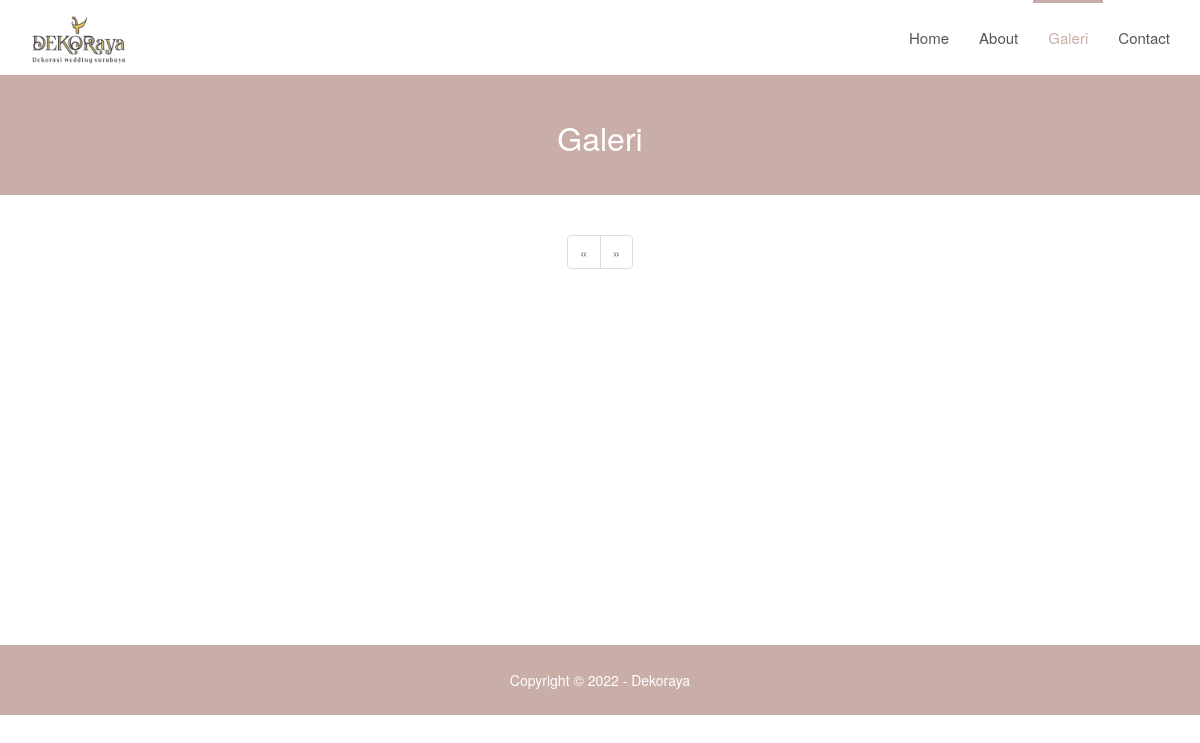
Page /portfolio on the earlier database version.
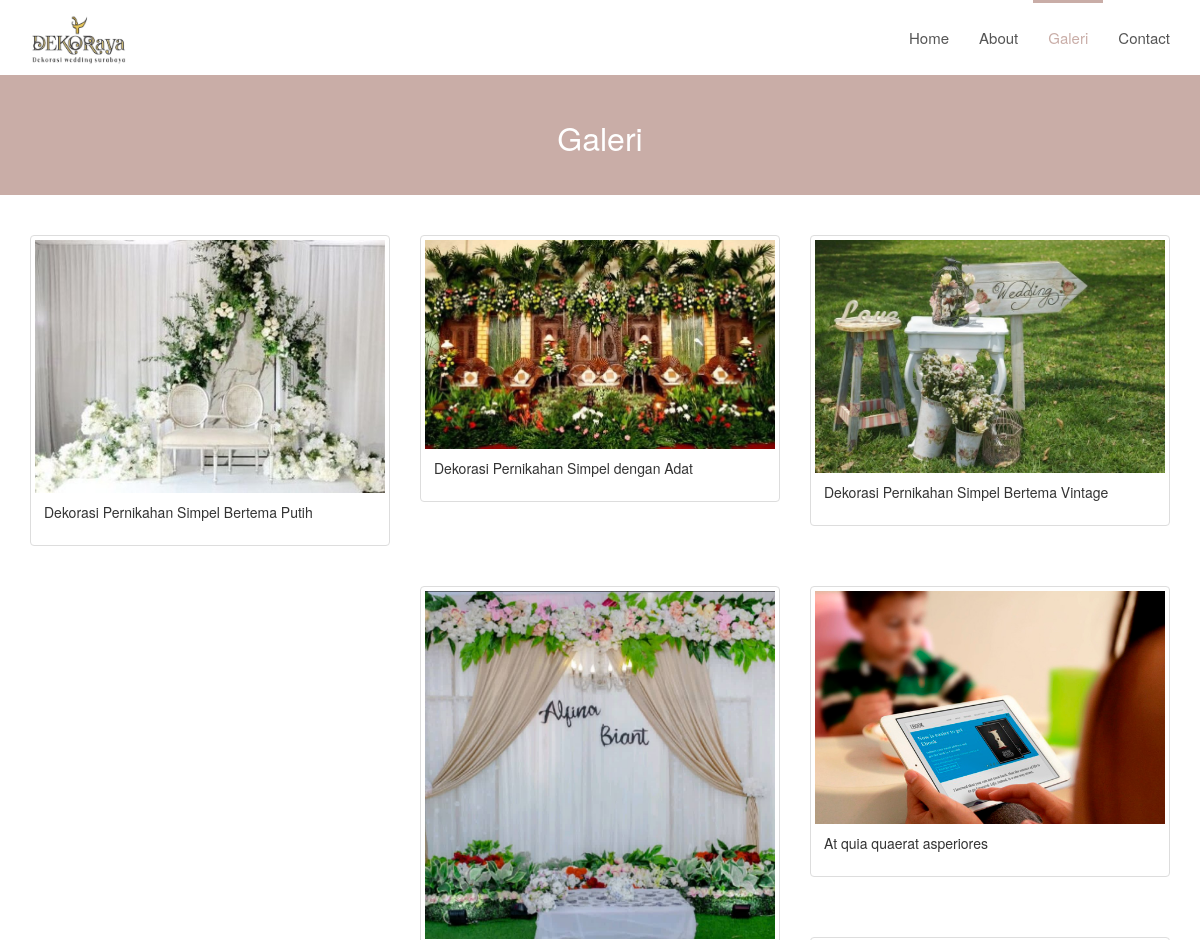
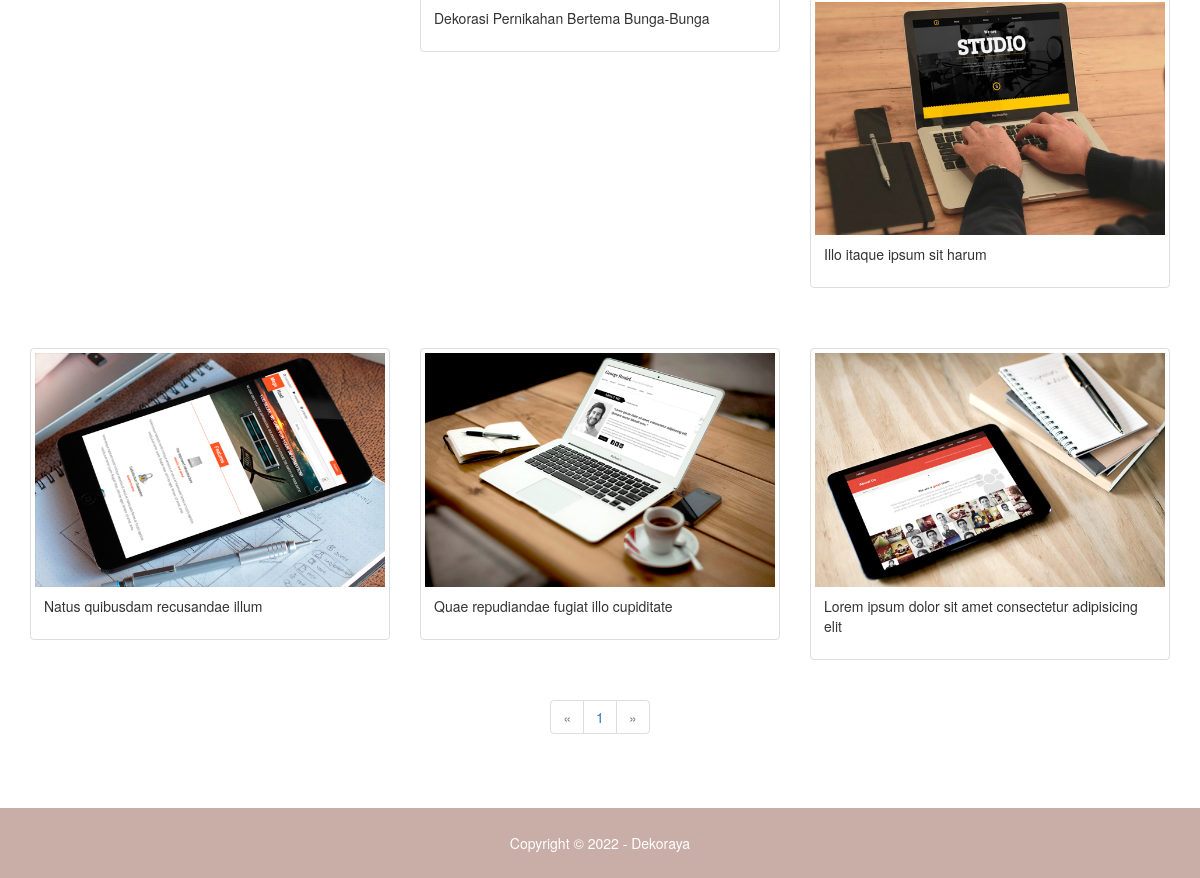
Same page on the later database version (2 pictures, top to bottom).
### tables this page shows
CREATE TABLE `is_portfolio` (
  `portfolio_id` int(11) NOT NULL AUTO_INCREMENT,
  `title` varchar(255) NOT NULL,
  `description` text DEFAULT NULL,
  `image` varchar(100) NOT NULL,
  PRIMARY KEY (`portfolio_id`)
);

### pages/portfolio/view.php (the view, shortened to what this page needs)
<div class="row">
    <div class="col-lg-12">
        <div class="row">
            <?php
            $batas = 9;
            $jumlah_record = mysqli_query($mysqli, "SELECT * FROM is_portfolio")
                or die('Ada kesalahan pada query jumlah_record: ' . mysqli_error($mysqli));
            $jumlah  = mysqli_num_rows($jumlah_record);
            $halaman = ceil($jumlah / $batas);
            $page    = (isset($_GET['hal'])) ? (int)$_GET['hal'] : 1;
            $mulai   = ($page - 1) * $batas;
            $query = mysqli_query($mysqli, "SELECT * FROM is_portfolio ORDER BY portfolio_id DESC LIMIT $mulai, $batas")
                or die('Ada kesalahan pada query tampil portfolio : ' . mysqli_error($mysqli));
            while ($data = mysqli_fetch_assoc($query)) {
            ?>
                <div class="col-sm-4 col-md-4">
                    <br><br>
                    <div class="thumbnail">
                        <a data-toggle="modal" class="open_modal" href="#" data-id="<?php echo $data['portfolio_id']; ?>">
                            <img src="images/portfolio/<?php echo $data['image']; ?>" alt="Portfolio">
                        </a>
                        <div class="caption">
                            <p><?php echo $data['title']; ?></p>
                        </div>
                    </div>
                </div>
            <?php
            }
            if (empty($_GET['hal'])) {
                $halaman_aktif = '1';
            } else {
                $halaman_aktif = $_GET['hal'];
            }
            ?>
            <br />
            <div class="row text-center">
                <div class="col-lg-12">
                    <ul class="pagination">
                        <?php
                        if ($halaman_aktif <= '1') { ?>
                            <li class="disabled">
                                <a href="">&laquo;</a>
                            </li>
                        <?php
                        } else { ?>
                            <li>
                                <a href="page-<?php echo $page - 1 ?>">&laquo;</a>
                            </li>
                        <?php
                        }
                        ?>
                        <?php
                        for ($x = 1; $x <= $halaman; $x++) { ?>
                            <li class="">
                                <a href="page-<?php echo $x ?>"><?php echo $x ?></a>
                            </li>
                        <?php
                        }
                        ?>
                        <?php
                        if ($halaman_aktif >= $halaman) { ?>
                            <li class="disabled">
                                <a href="">&raquo;</a>
                            </li>
                        <?php
                        } else { ?>
                            <li>
                                <a href="page-<?php echo $page + 1 ?>">&raquo;</a>
                            </li>
                        <?php
                        }
                        ?>
                    </ul>
                </div>
            </div>
        </div>
    </div>
</div>

### main.php (shortened to what this page needs)
<!DOCTYPE html>
<html lang="en">
<head>
    <link href="assets/css/bootstrap.min.css" rel="stylesheet" type="text/css">
    <link href="assets/css/modern-business.css" rel="stylesheet" type="text/css">
    <link href="assets/font-awesome/css/font-awesome.min.css" rel="stylesheet" type="text/css">
    <link rel="stylesheet" href="assets/css/owl.carousel.css" type="text/css">
    <link href="assets/css/style.css" rel="stylesheet" type="text/css">
</head>
<body>
    <nav class="navbar navbar-inverse navbar-fixed-top" role="navigation">
        <div class="container">
            <div class="navbar-header">
                <a class="navbar-brand" href="home">
                    <img src="images/dekoraya.jpeg" height="50">
                </a>
            </div>
            <div class="collapse navbar-collapse" id="bs-example-navbar-collapse-1">
                <?php include "navbar-menu.php" ?>
            </div>
        </div>
    </nav>
    <?php
    if ($_GET['page'] == 'home') { ?>
        <header id="myCarousel" class="carousel slide">
            <ol class="carousel-indicators">
                <li data-target="#myCarousel" data-slide-to="0" class="active"></li>
                <li data-target="#myCarousel" data-slide-to="1"></li>
                <li data-target="#myCarousel" data-slide-to="2"></li>
                <li data-target="#myCarousel" data-slide-to="3"></li>
                <li data-target="#myCarousel" data-slide-to="4"></li>
            </ol>
            <div class="carousel-inner">
                <div class="item active">
                    <div class="fill" style="background-image:url('images/slide/IMG_20220623_201917_630.jpg');"></div>
                    <div class="carousel-caption">
                        <h2></h2>
                    </div>
                </div>
                <div class="item">
                    <div class="fill" style="background-image:url('images/slide/pexels-asad-photo-maldives-169196.jpg');"></div>
                    <div class="carousel-caption">
                        <h2></h2>
                    </div>
                </div>
                <div class="item">
                    <div class="fill" style="background-image:url('images/slide/pexels-photo-1024972.jpg');"></div>
                    <div class="carousel-caption">
                        <h2></h2>
                    </div>
                </div>
                <div class="item">
                    <div class="fill" style="background-image:url('images/slide/pexels-photo-169185.jpeg');"></div>
                    <div class="carousel-caption">
                        <h2></h2>
                    </div>
                </div>
                <div class="item">
                    <div class="fill" style="background-image:url('images/slide/dua kursi.jpg');"></div>
                    <div class="carousel-caption">
                        <h2></h2>
                    </div>
                </div>
            </div>
            <a class="left carousel-control" href="#myCarousel" data-slide="prev">
                <span class="icon-prev"></span>
            </a>
            <a class="right carousel-control" href="#myCarousel" data-slide="next">
                <span class="icon-next"></span>
            </a>
        </header>
    <?php
    } elseif ($_GET['page'] == 'portfolio') { ?>
        <header>
            <div class="top">
                <br><br>
                <a href="portfolio">
                    Galeri
                </a>
            </div>
        </header>
    <?php
    }
    ?>
    <div style="min-height:400px" class="container">
        <?php include "content.php"; ?>
    </div>
    <footer style="margin-bottom:0; background: #C9ADA7 none repeat scroll 0 0;">
        <div class="container">
            <div class="row">
                <div class="col-lg-12">
                    <p>Copyright &copy; 2022 - <a href="#" style="color: #ffffff">Dekoraya</a></p>
                </div>
            </div>
        </div>
    </footer>
</body>
</html>

### navbar-menu.php
<ul class="nav navbar-nav navbar-right">
    <?php
    if ($_GET["page"] == "home") { ?>
        <li class="active">
            <a href="home"> Home </a>
        </li>
    <?php
    }
    else { ?>
        <li>
            <a href="home"> Home </a>
        </li>
    <?php
    }
    if ($_GET["page"] == "about") { ?>
        <li class="active">
            <a href="about"> About </a>
        </li>
    <?php
    }
    else { ?>
        <li>
            <a href="about"> About </a>
        </li>
    <?php
    }
    if ($_GET["page"] == "portfolio") { ?>
        <li class="active">
            <a href="portfolio"> Galeri </a>
        </li>
    <?php
    }
    else { ?>
        <li>
            <a href="portfolio"> Galeri </a>
        </li>
    <?php
    }
    if ($_GET["page"] == "contact") { ?>
        <li class="active">
            <a href="contact"> Contact </a>
        </li>
    <?php
    }
    else { ?>
        <li>
            <a href="contact"> Contact </a>
        </li>
    <?php
    }
    ?>
</ul>

### content.php (shortened to what this page needs)
<?php
if ($_GET['page'] == 'portfolio') {
	include "pages/portfolio/view.php";
}

### assets/css/modern-business.css (style rules this page uses)
html, body { height: 100%; }
body { padding-top: 50px; }
footer { margin: 50px 0; }

### assets/css/style.css (style rules this page uses)
body { font-family: "Helvetica Neue", Helvetica, Arial, sans-serif; font-size: 14px; line-height: 1.42857143; color: #555; background-color: #fff; }
.navbar-inverse { background-color: #ffffff; border-bottom: 2.5px solid #C9ADA7; }
.navbar-inverse .navbar-brand { color: #eeaf03; }
.navbar-brand { float: left; font-size: 20px; height: 75px; line-height: 42px; padding: 15px; }
.navbar-inverse .navbar-nav > .active > a, .navbar-inverse .navbar-nav > .active > a:focus, .navbar-inverse .navbar-nav > .active > a:hover { background-color: #fff; color: #C9ADA7; border-top: 3px solid #C9ADA7; }
.navbar-inverse .navbar-nav > li > a { color: #555555; border-top: 3px solid #fff; }
.navbar-nav > li > a { padding-bottom: 15px; padding-top: 15px; line-height: 40px; font-size: 15px; }
header .top { margin-top: 25px; background: #C9ADA7; height: 120px; text-align: center; }
header a { font-size: 32px; color: #fff; padding-top: 500px; }
footer { background: #ffffff none repeat scroll 0 0; padding: 25px 0 15px 0; width: 100%; position: absolute; text-align: center; color: #fff; }
footer a { color: #fff; }
a { color: #ffffff; text-decoration: none; }
.row { vertical-align: middle; }
.text-center { text-align: center; }

Differences in the rows shown:
added is_portfolio: image (picture), title "Dekorasi Pernikahan Simpel Bertema Putih"
added is_portfolio: image (picture), title "Dekorasi Pernikahan Simpel dengan Adat"
added is_portfolio: image (picture), title "Dekorasi Pernikahan Simpel Bertema Vintage"
added is_portfolio: image (picture), title "Dekorasi Pernikahan Bertema Bunga-Bunga"
added is_portfolio: image (picture), title "At quia quaerat asperiores"
added is_portfolio: image (picture), title "Illo itaque ipsum sit harum"
added is_portfolio: image (picture), title "Natus quibusdam recusandae illum"
added is_portfolio: image (picture), title "Quae repudiandae fugiat illo cupiditate"
added is_portfolio: image (picture), title "Lorem ipsum dolor sit amet consectetur adipisicing elit"
Other differences:
new list line: "1"
